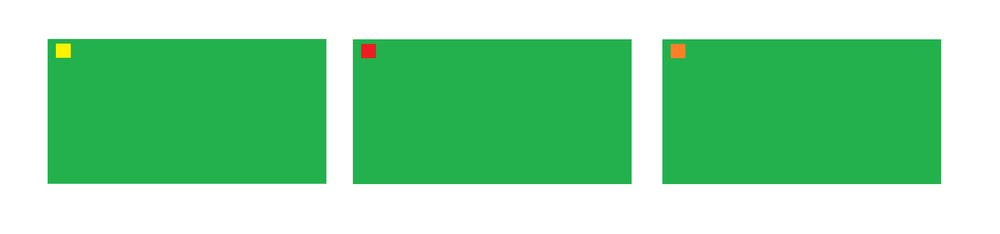
//> input picture OpenCV/tray_test.png, 1000 x 234 px, shrunk from 3024 x 708 before the run
$ ./Tray   (built with g++ and OpenCV 4)
//> lines starting //> are read from the running program, lines starting //| are printed output that depends on the picture; after the words box and inside, x2 and y2 are one past the last pixel; in counts of white or black regions, pixels touching at a corner belong together
//> further down, image is the input picture: 234 rows x 1000 cols, CV_8UC3; mean B, G, R 162.2, 214.5, 141.1
#include<opencv2/opencv.hpp>
#include "opencv2/imgcodecs.hpp"
#include "opencv2/imgproc.hpp"
#include "opencv2/highgui.hpp"
#include "opencv2/calib3d.hpp"
#include "opencv2/aruco.hpp"


#include<iostream>
#include <sstream>
#include <fstream>
#include <stdint.h>

using namespace cv;

const int fps = 20;

cv::Mat findColour(const cv::Mat& inputBGRimage, int rng = 15)
{
//> called with rng = 15
	cv::Mat input = inputBGRimage.clone();
	cv::Mat imageHSV;
	cv::Mat imgThreshold, imgThreshold0, imgThreshold1;
	assert(!input.empty());

	cv::cvtColor(input, imageHSV, cv::COLOR_BGR2HSV);
//> imageHSV: 234 rows x 1000 cols, CV_8UC3; mean H, S, V 36.9, 106.6, 214.8

	cv::inRange(imageHSV, cv::Scalar(0, 53, 185, 0), cv::Scalar(rng, 255, 255, 0), imgThreshold0);
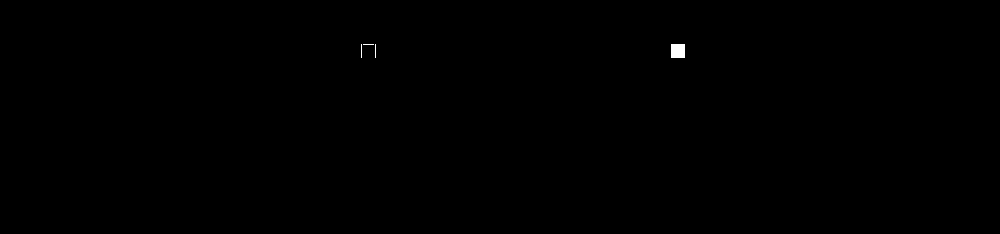
//> imgThreshold0: 234 rows x 1000 cols, CV_8UC1; 0.1% white; 4 white regions (3 under 20 px), largest, box (x1, y1, x2, y2) and area: (671, 44, 685, 58) 196

	if (rng > 0)
	{
		cv::inRange(imageHSV, cv::Scalar(180 - rng, 53, 185, 0), cv::Scalar(180, 255, 255, 0), imgThreshold1);
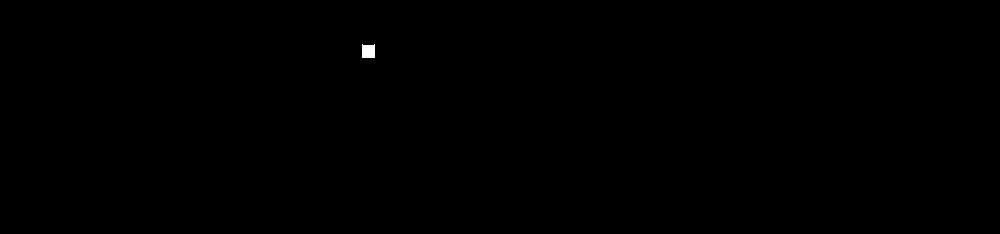
//> imgThreshold1: 234 rows x 1000 cols, CV_8UC1; 0.07% white; 1 white region, box (x1, y1, x2, y2) and area: (362, 44, 375, 58) 171
		cv::bitwise_or(imgThreshold0, imgThreshold1, imgThreshold);
//> imgThreshold: 234 rows x 1000 cols, CV_8UC1; 0.17% white; 2 white regions, box (x1, y1, x2, y2) and area: (361, 44, 376, 58) 210, (671, 44, 685, 58) 196
	}
	else
	{
		imgThreshold = imgThreshold0;
	}

	return imgThreshold;
}

int main(int argv, char** argc) {
	// [28 lines of commented-out code are left out]

	Mat image = imread("tray_test.png", IMREAD_COLOR);

	Mat foundColour = findColour(image);

	imshow("Find Colour - Red", foundColour);

	waitKey();

	return 0;

}
